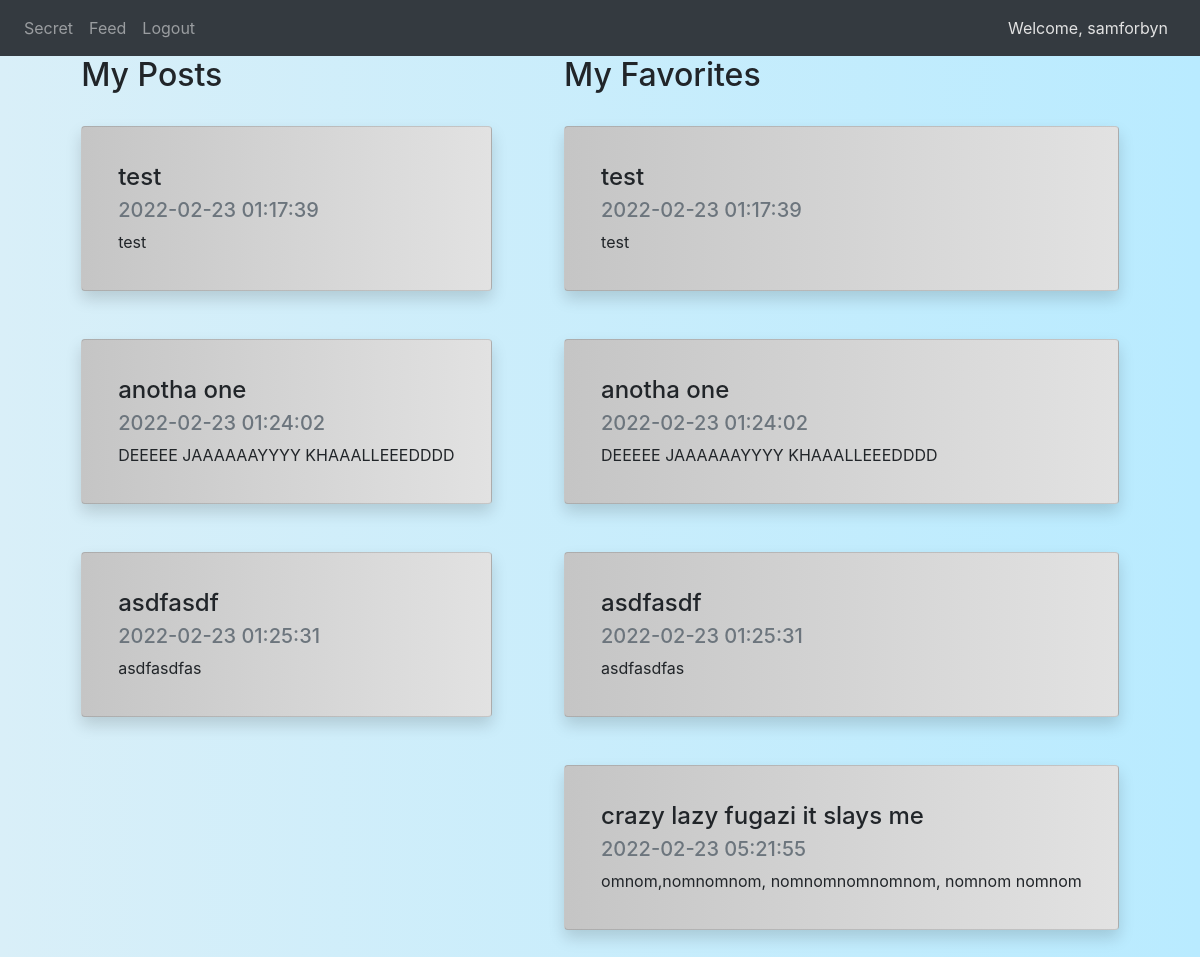
The page /profile (signed in) on the database as committed earlier.
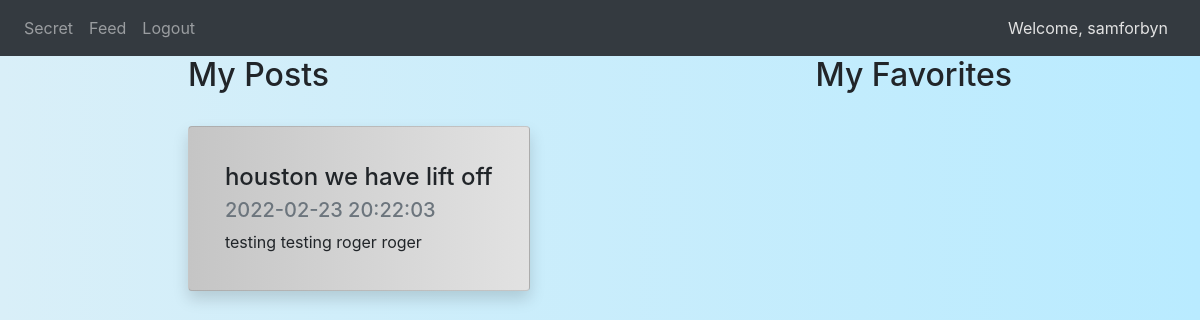
The same page on the database as committed later.
### website/models.py (models this page shows, shortened)
class Posts(db.Model):
    post_id = db.Column(db.Integer, primary_key=True, autoincrement=True)
    post_title = db.Column(db.String(175))
    post_content = db.Column(db.String(10000))
    post_image = db.Column(db.String(512))
    post_date = db.Column(db.DateTime(timezone=True), server_default = func.now())
    post_author = db.Column(db.Integer, db.ForeignKey('users.user_id'))

### website/auth.py (the view)
@auth.route('/profile', methods=['GET', 'POST'])
def profile():
    user = Users.query.filter_by(username=current_user.username).first()
    users_posts = Posts.query.filter_by(post_author=user.user_id).all()
    users_favorites = Favorites.query.filter_by(user_id=user.user_id).all()
    favorite_ids = [x.post_id for x in users_favorites]
    print(favorite_ids)
    fav_posts = Posts.query.filter(Posts.post_id.in_(favorite_ids)).all()
    print(fav_posts)
    return render_template('profile.html', user= current_user, posts=users_posts, favorites=fav_posts)

### website/__init__.py (called while the page is built)
def create_app():
    app = Flask(__name__)
    app.config['SECRET_KEY'] = SECRET_KEY
    app.config['SQLALCHEMY_DATABASE_URI'] = f'sqlite:///{DB_NAME}'
    app.config['SQLALCHEMY_TRACK_MODIFICATIONS'] = False
    db.init_app(app)
    from .views import views
    from .auth import auth
    app.register_blueprint(views, url_prefix='/')
    app.register_blueprint(auth, url_prefix='/')
    QRcode(app)
    from .models import Users, Posts, Favorites
    create_database(app)
    login_manager = LoginManager()
    login_manager.login_view = 'auth.login'
    login_manager.init_app(app)
    @login_manager.user_loader
    def load_user(id):
        return Users.query.get(int(id))
    return app

### website/templates/profile.html (shortened to what this page needs)
{% extends 'base.html' %}
{% block style %}
    <link rel="stylesheet" href="static/profile_css.css">
{% endblock %}
{% block body%}
<div class="d-flex flex-row justify-content-around">
    <div>
        <h2 class="mb-4">My Posts</h2>
        {% for post in posts %}
        <div align="left">
            <div class="card shadow p-3 mb-5 bg-white rounded postBG">
                <div class="card-body" align="left">
                    <h4 class="card-title">{{ post.post_title }}</h4>
                    <h5 class="card-subtitle mb-2 text-muted">{{ post.post_date }}</h5>
                    <p class="card-text">{{ post.post_content }}</p>
                </div>
            </div>
        </div>
        {% endfor %}
    </div>
    <div>
        <h2 class="mb-4">My Favorites</h2>
        {% for favorite in favorites %}
        <div align="left">
            <div class="card shadow p-3 mb-5 bg-white rounded postBG">
                <div class="card-body" align="left">
                    <h4 class="card-title">{{ favorite.post_title }}</h4>
                    <h5 class="card-subtitle mb-2 text-muted">{{ favorite.post_date }}</h5>
                    <p class="card-text">{{ favorite.post_content }}</p>
                </div>
            </div>
        </div>
        {% endfor %}
    </div>
</div>
{%endblock%}

Rows that differ between the two databases and show on the page:
removed Posts: post_title "test", post_date "2022-02-23 01:17:39", post_content "test"
removed Posts: post_title "anotha one", post_date "2022-02-23 01:24:02", post_content "DEEEEE JAAAAAAYYYY KHAAALLEEEDDDD"
removed Posts: post_title "asdfasdf", post_date "2022-02-23 01:25:31", post_content "asdfasdfas"
removed Posts: post_title "crazy lazy fugazi it slays me", post_date "2022-02-23 05:21:55", post_content "omnom,nomnomnom, nomnomnomnomnom, nomnom nomnom", shown under "My Favorites"
added Posts: post_title "houston we have lift off", post_date "2022-02-23 20:22:03", post_content "testing testing roger roger", shown under "My Posts"
